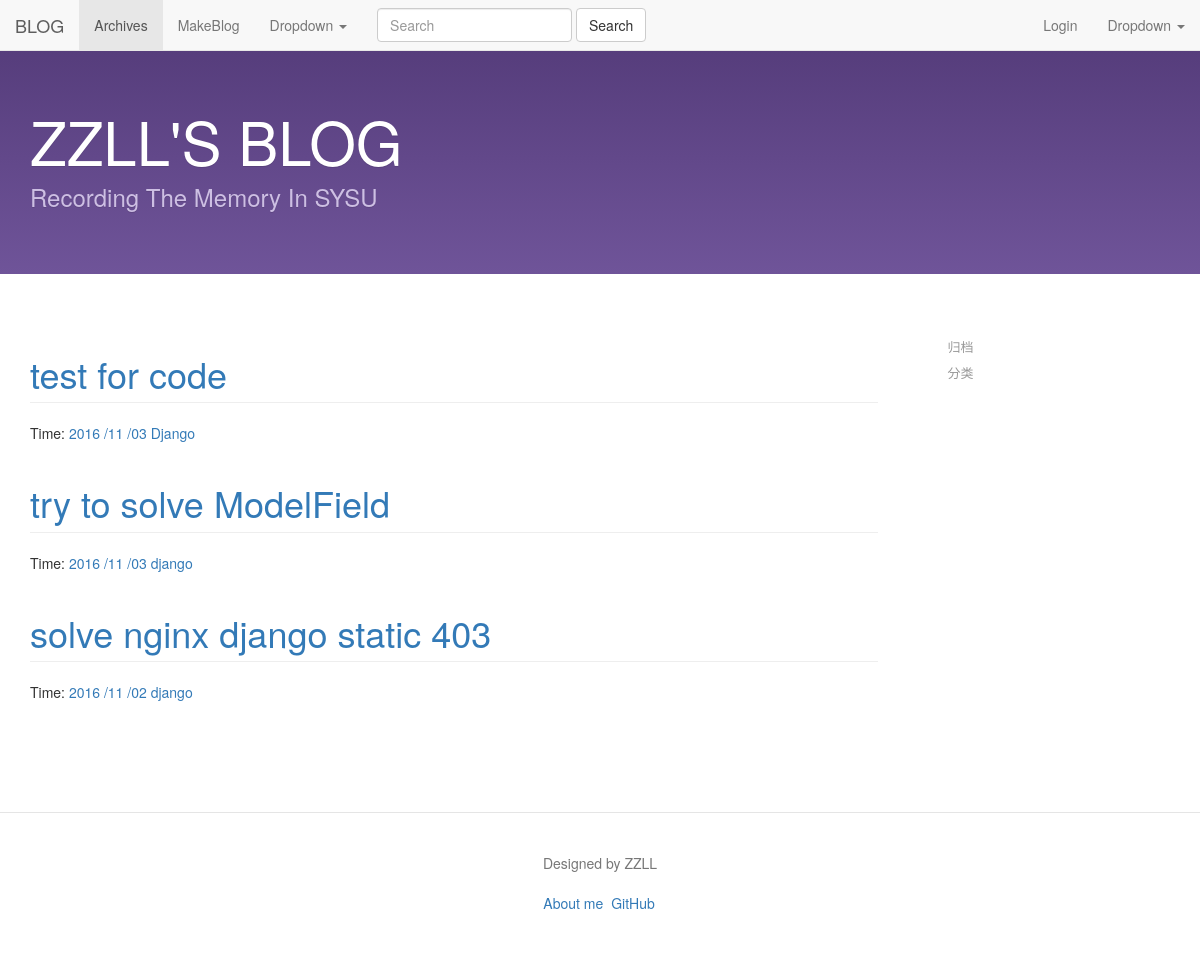
The page /archives/ on the database as committed earlier.
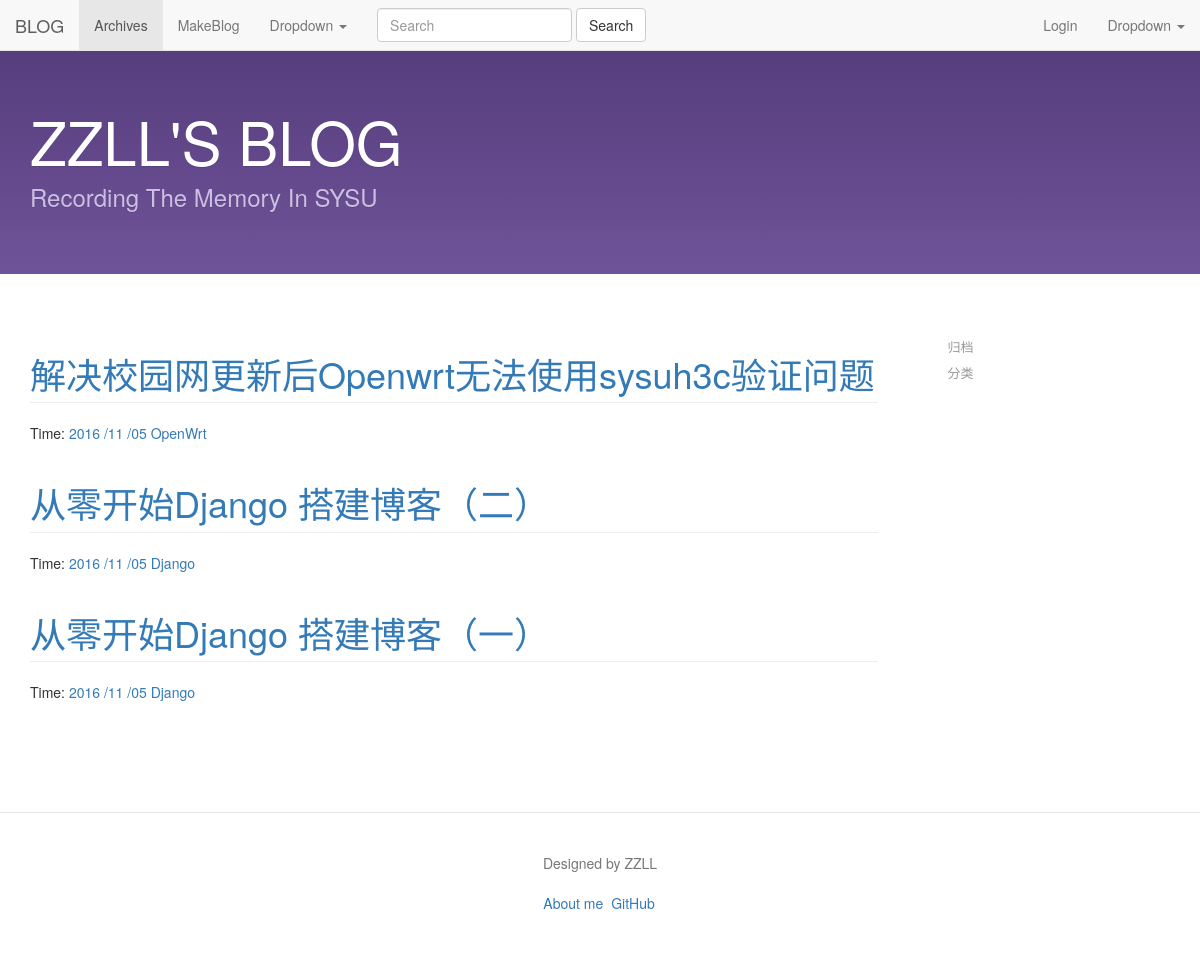
The same page on the database as committed later.
### my_blog/models.py (models this page shows, shortened)
class Article(models.Model):
    title = models.CharField(max_length=100)
    category = models.CharField(max_length=50, blank=True)
    date_time = models.DateTimeField(auto_now_add=True)
    content = models.TextField(blank=True, null=True)
    class Meta:
        ordering = ['-date_time']

### my_blog/views.py (the view)
# urls.py: url(r'^archives/$', myBlog_views.archives, name='archives'),
def archives(request) :
    try:
        post_list = Article.objects.all()
    except Article.DoesNotExist :
        raise Http404
    return render(request, 'archives.html', {'post_list' : post_list,
                                            'error' : False})

### templates/archives.html
{% extends "base.html" %}
{% block content %}
    <div class="posts">
        {% if error %}
            <h1 class="post-title">没有相关文章题目</a></h1>
        {% else %}
            {% for post in post_list %}
                <section class="post">
                    <header class="post-header">
                        <h1 class="post-title page-header"><a href="{% url "detail" id=post.id %}">{{ post.title }}</a>
                        </h1>
                        <p class="post-meta">
                            Time: <a class="post-author" href="#">{{ post.date_time |date:"Y /m /d" }}</a> <a
                                class="post-category post-category-js"
                                href="{% url "search_tag" tag=post.category %}">{{ post.category }}</a>
                        </p>
                    </header>
                </section>
            {% endfor %}
        {% endif %}
    </div>
{% endblock %}

Rows that differ between the two databases and show on the page:
removed Article: title "test for code", date_time "2016 /11 /03", category "Django"
removed Article: title "try to solve ModelField", date_time "2016 /11 /03", category "django"
removed Article: title "solve nginx django static 403", date_time "2016 /11 /02", category "django"
added Article: title "解决校园网更新后Openwrt无法使用sysuh3c验证问题", date_time "2016 /11 /05", category "OpenWrt"
added Article: title "从零开始Django 搭建博客（二）", date_time "2016 /11 /05", category "Django"
added Article: title "从零开始Django 搭建博客（一）", date_time "2016 /11 /05", category "Django"
